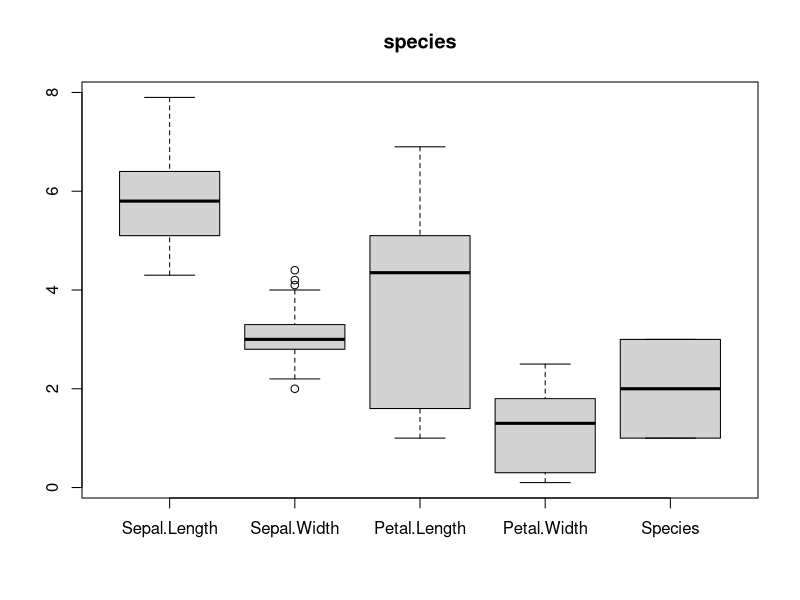
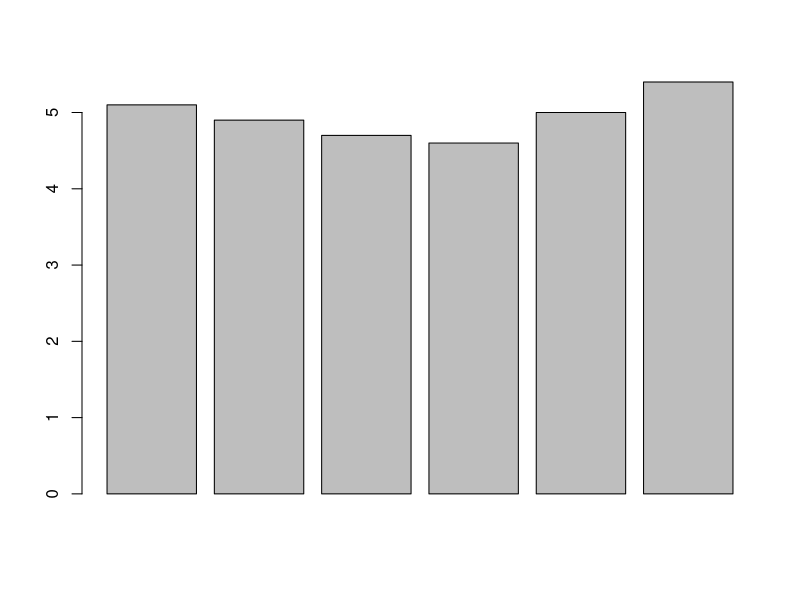
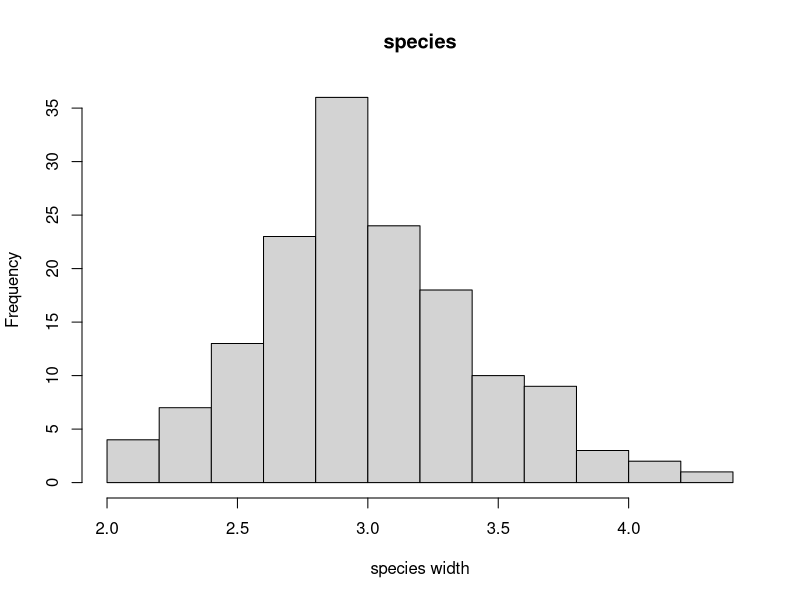
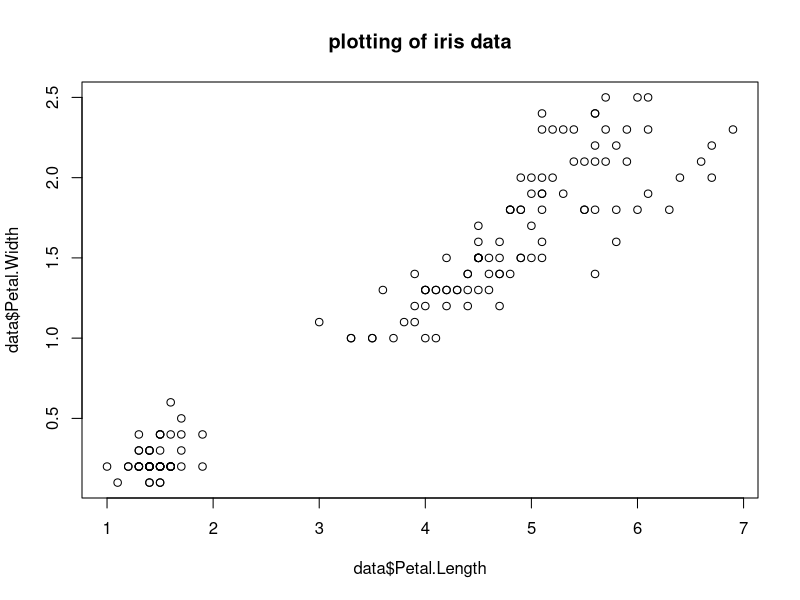

Recreate these plots in R, in order.
## ---- chunk 1
library(datasets)
data<-data.frame(iris)
str(data)
## ---- chunk 2
summary(data)

## ---- chunk 3
mean(data$Sepal.Length)

mean(data$Petal.Length)

## ---- chunk 4
median(data$Sepal.Width)

median(data$Petal.Width)

## ---- chunk 5
range<-function(n){
  range1=max(n)-min(n)
  return(range1)
}
range(data$Sepal.Length)

## ---- chunk 6
quantile(data$Sepal.Length)

quantile(data$Sepal.Width)

IQR(data$Sepal.Length)

IQR(data$Sepal.Width)

## ---- chunk 7
var(data$Sepal.Length)
sd(data$Sepal.Width)
var(data$Petal.Length)

## ---- chunk 8
tab<-table(data$Sepal.Width)
tab

sort(tab,decreasing=TRUE)


## ---- chunk 9
boxplot(data,main='species')

## ---- chunk 10
barplot(head(data$Sepal.Length))

## ---- chunk 11
hist(data$Sepal.Width,main='species',xlab = 'species width')


## ---- chunk 12
plot(data$Petal.Length,data$Petal.Width,main='plotting of iris data')
